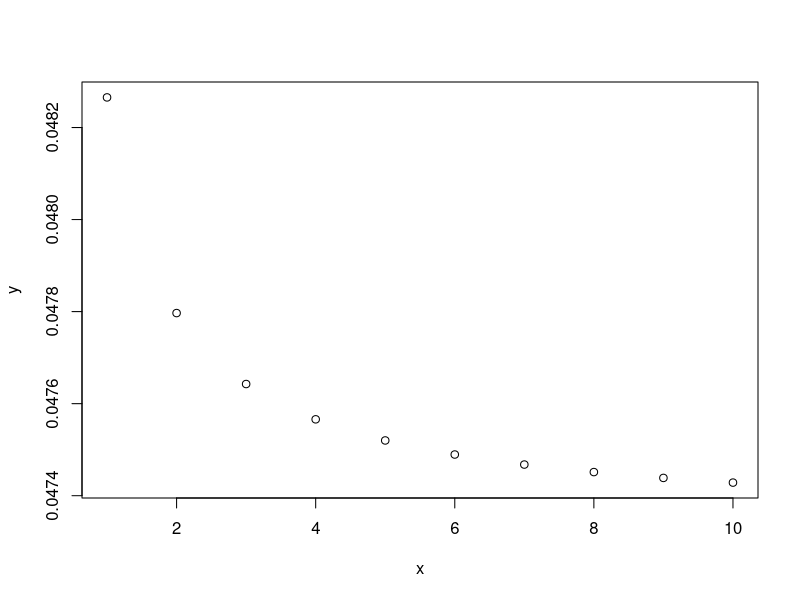
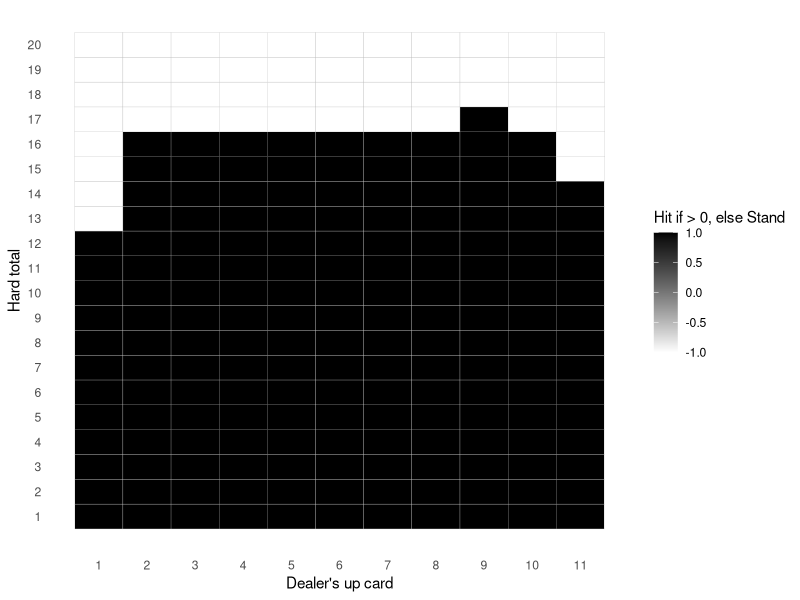

Reproduce these figures in R, in order.
## ---- chunk 1
knitr::opts_chunk$set(echo = TRUE)
## ---- chunk 2
x = 1:10
y = (choose(4*x, 1) * choose(16*x, 1)) / choose(52*x, 2)

plot(x, y)
## ---- chunk 3
# Current face up card of the dealer. Additionally, we assume the dealer has already checked for blackjack on the hole card
dealer_up_card = 10

# The expected sum of the dealer's cards for which to calculate the probability
target_dealer_value = 19

# Total number of decks in the game
# Assumption: The current face up cards (both dealer's and players') currently do neither affect the available cards, nor the probability for each card, that we assume as stated before, 16/52 for each ten-valued card, 4/52 for each non-ten-valued card
num_decks = 1

# If true, the dealer stands if it has a soft 17
soft_stands = FALSE
## ---- chunk 4
# This function computes all possible ordered card extractions that give the expected value
# Note that cards are ordered by their value, so here we're missing possible permutations
# Additionally, no constraints are checked, like available cards, blackjack, dealer stand
find_combinations <- function(values, target) {
  find_recursive <- function(subset, remaining_values, target) {
    # If we reached the target, end the branch here
    if (sum(subset) == target) {
      return(list(subset))
    }
    # If we're above the target, the entire branch is not valid
    if (sum(subset) > target) {
      return(list())
    }
    
    solutions = list()
    
    # Loop for each remaining value
    for (i in seq_along(remaining_values)) {
      new_subset = c(subset, remaining_values[i])
      # Try a branch with this value
      solutions = c(solutions, find_recursive(new_subset, remaining_values[i:length(remaining_values)], target))
    }
    
    return(solutions)
  }
  
  return(find_recursive(c(), values, target))
}

# Helper function that, given some extraction paths (branches) and the amount of each card, returns only the paths that do not exceed the available amount for each card 
remove_paths_exceeding_cards <- function(paths, available_cards) {
  return(Filter(function(path) {
      used_cards = c(rep(0, length(available_cards)))
      
      for(i in path){
          # Ace and 1 are the same card
          index = ifelse(i == 11, 1, i)
          
          used_cards[[index]] = used_cards[[index]] + 1
          
          # If the current card has been used more than the max number of times it is available, then the path is not valid
          if(used_cards[[index]] > available_cards[[index]]){
            return(FALSE)
          }
      }
      
      return(TRUE)
    }, paths))
}
## ---- chunk 5
# First, calculate all possible combinations that give a certain target
possible_cards = 1:11
paths = find_combinations(possible_cards, target_dealer_value - dealer_up_card)


# Then, depending on the number of decks, filter out combinations that exceed the maximum number of each card

# For each deck, we have 4 cards from 1 to 9, and 16 ten-valued cards. Ace counts as value one
available_cards = c(rep(4, 9), 16)* num_decks

valid_paths = remove_paths_exceeding_cards(paths, available_cards)
## ---- chunk 6
# Given a path, returns the corresponding probability for it to occur
calculate_path_probability <- function(path){
  prob = 1
  for(card in path){
    # We said that for any 10-valued card we have a 16/52 probability
    if(card == 10){
      prob = prob * (16/52)
    }
    # And a 4/52 probability for any non-10-valued card
    else{
      prob = prob * (4 / 52)
    }
  }
    
  return(prob)
}

# Given a path, returns the total numbers of its anagrams (without repetition)
count_path_anagrams <- function(path){
  element_occurrences = as.vector(table(path))
  
  return(factorial(length(path)) / prod(factorial(element_occurrences)))
}
## ---- chunk 7
calc_probability_exact_dealer_score <- function(dealer_up_card, target_dealer_value, num_decks){
  # Note: the dealer always hits on 17, no matter soft 17
  
  # If the dealer already has an higher value then the up card, he will surely make a higher score
  if(target_dealer_value < dealer_up_card){
    return(0)
  }
  
  # Instead, if the dealer already has the up card as the target value,
  # the probability is 1 since he just does not need to pick any card
  if(target_dealer_value == dealer_up_card){
    return(1)
  }
  
  # For target values < 17, we do not need to consider the rule of standing when scoring 17 or above
  if(target_dealer_value < 17){
    # Calculate all possible combinations for the target value
    possible_cards = 1:11
    paths = find_combinations(possible_cards, target_dealer_value - dealer_up_card)
    
    # Then, filter out combinations that exceed the available cards
    available_cards = c(rep(4, 9), 16)* num_decks
    valid_paths = remove_paths_exceeding_cards(paths, available_cards)
    
    total_probability = 0
    
    for(path in valid_paths){
      path_probability = calculate_path_probability(path)
      
      path_anagrams_count = count_path_anagrams(path)
      
      # We should prevent blackjacks
      path_anagrams_not_blackjack_count = path_anagrams_count
      if(dealer_up_card == 10 && any(path %in% c(1, 11))){
        first_occ <- which(path %in% c(1, 11))[1]
        
        path_anagrams_not_blackjack_count = path_anagrams_not_blackjack_count - count_path_anagrams(path[-first_occ])
      }
      if(any(dealer_up_card %in% c(1, 11)) && any(path %in% 10)){
        first_occ <- which(path %in% c(10))[1]
        
        path_anagrams_not_blackjack_count = path_anagrams_not_blackjack_count - count_path_anagrams(path[-first_occ])
      }
      
      total_probability = total_probability + path_probability * path_anagrams_not_blackjack_count
    }
  
    return(total_probability)
  }
  else{
    # If instead we hit 17 or above, we need to split the computation:
    # The dealer should reach a score lower than 16, and then hit a single card without busting
    safe_scores = Filter(function(score){
      return(score > 0 && score < 17)
    }, target_dealer_value - 1:11)
    total_probability = 0
    
    for(score in safe_scores){
        card_difference = target_dealer_value - score
        
        # We also need to ignore the blackjack combination
        if(!((dealer_up_card == 10 && card_difference %in% c(1, 11)) || (dealer_up_card %in% c(1, 11) && card_difference == 10))){
        card_probability = if(card_difference == 10) {16/52} else {4/52}
        
        intermediate_score_prob = calc_probability_exact_dealer_score(dealer_up_card, score, num_decks)
        
        total_probability = total_probability + intermediate_score_prob * card_probability
        }
        
    }
    
    return(total_probability)
  }
}
## ---- chunk 8
# Sum of current cards o the player
player_score = 18
## ---- chunk 9
calc_probability_player_busting <- function(player_score){
  busting_probability = 0

  # Note that if we pick an ace, we only consider it as a 1
  for(i in 1:10){
    if(player_score + i > 21){
      # We busted with a card i-valued
      # We use the infinite deck theorem to calculate the probability of this i-valued card
      if(i == 10){
        busting_probability = busting_probability + 16/52
      }
      else{
        busting_probability = busting_probability + 4/52
      }
    }
  }
  
  return(busting_probability)
}

busting_probability = calc_probability_player_busting(player_score)
## ---- chunk 10
calc_probability_lose_after_standing <- function(player_score, dealer_up_card, num_decks){
  prob = 0
  
  for(i in (player_score + 1):21){
    if(i >= 17){
      prob = prob + calc_probability_exact_dealer_score(dealer_up_card, i, num_decks)
    }
  }
  
  return(prob)
}

prob_lose_after_standing = calc_probability_lose_after_standing(player_score, dealer_up_card, num_decks)
prob_lose_after_standing
## ---- chunk 11
calc_probability_tie_after_standing <- function(player_score, dealer_up_card, num_decks){
  if(player_score < 17){
    return(0)
  }
  
  prob = calc_probability_exact_dealer_score(dealer_up_card, player_score, num_decks)
  
  return(prob)
}

prob_tie_after_standing = calc_probability_tie_after_standing(player_score, dealer_up_card, num_decks)
prob_tie_after_standing
## ---- chunk 12
prob_win_after_standind = 1 - prob_lose_after_standing - prob_tie_after_standing
prob_win_after_standind
## ---- chunk 13
prob_lose_after_hit = calc_probability_player_busting(player_score)
prob_lose_after_hit
## ---- chunk 14
# We can safely ignore a score of 21 for the player
possible_player_scores = 1:20

possible_dealer_face_up_card = 1:11 # 7:11 works on single core

num_decks = 1
soft_stands = FALSE
## ---- chunk 15
decision_matrix = sapply(possible_dealer_face_up_card, function(dealer_up_card){
  return(sapply(possible_player_scores, function(player_score){
    prob_lose_after_standing = calc_probability_lose_after_standing(player_score, dealer_up_card, num_decks)
  
    prob_lose_after_hit = calc_probability_player_busting(player_score)
    
    return(prob_lose_after_standing - prob_lose_after_hit)
    
    if(prob_lose_after_standing < prob_lose_after_hit){
      return("S")
    }
    else{
      return("H")
    }
  }))
})

decision_matrix
## ---- chunk 16
if (!require(ggplot2)) {
  install.packages("ggplot2")
}
if (!require(reshape2)) {
  install.packages("reshape2")
}
library(ggplot2)
library(reshape2)

df <- melt(sign(decision_matrix))
colnames(df) <- c("Y", "X", "Value")

# 
ggplot(df, aes(x = X, y = Y, fill = Value)) +
  geom_tile(color = "grey") +                       # Crea le celle con bordi bianchi
  scale_fill_gradientn(colors = c("white", "black"), # Scala colore da nero a bianco
                       values = c(0, 1),             # Mappa 0 (nero) e valori positivi (bianco)
                       limits = c(-1, 1)) +          # Imposta i limiti della scala dei colori
  #scale_y_reverse() +                                # Inverte l'asse Y per un aspetto simile a una matrice
  scale_x_continuous(breaks = 1:ncol(decision_matrix), labels = possible_dealer_face_up_card) +  # Mostra tutte le colonne
  scale_y_continuous(breaks = 1:nrow(decision_matrix), labels = possible_player_scores) +  # Mostra tutte le righe
  theme_minimal() +
  labs(x = "Dealer's up card", y = "Hard total", fill = "Hit if > 0, else Stand") + # Aggiunge etichette
  theme(panel.grid = element_blank())                # Rimuove la griglia di sfondo
